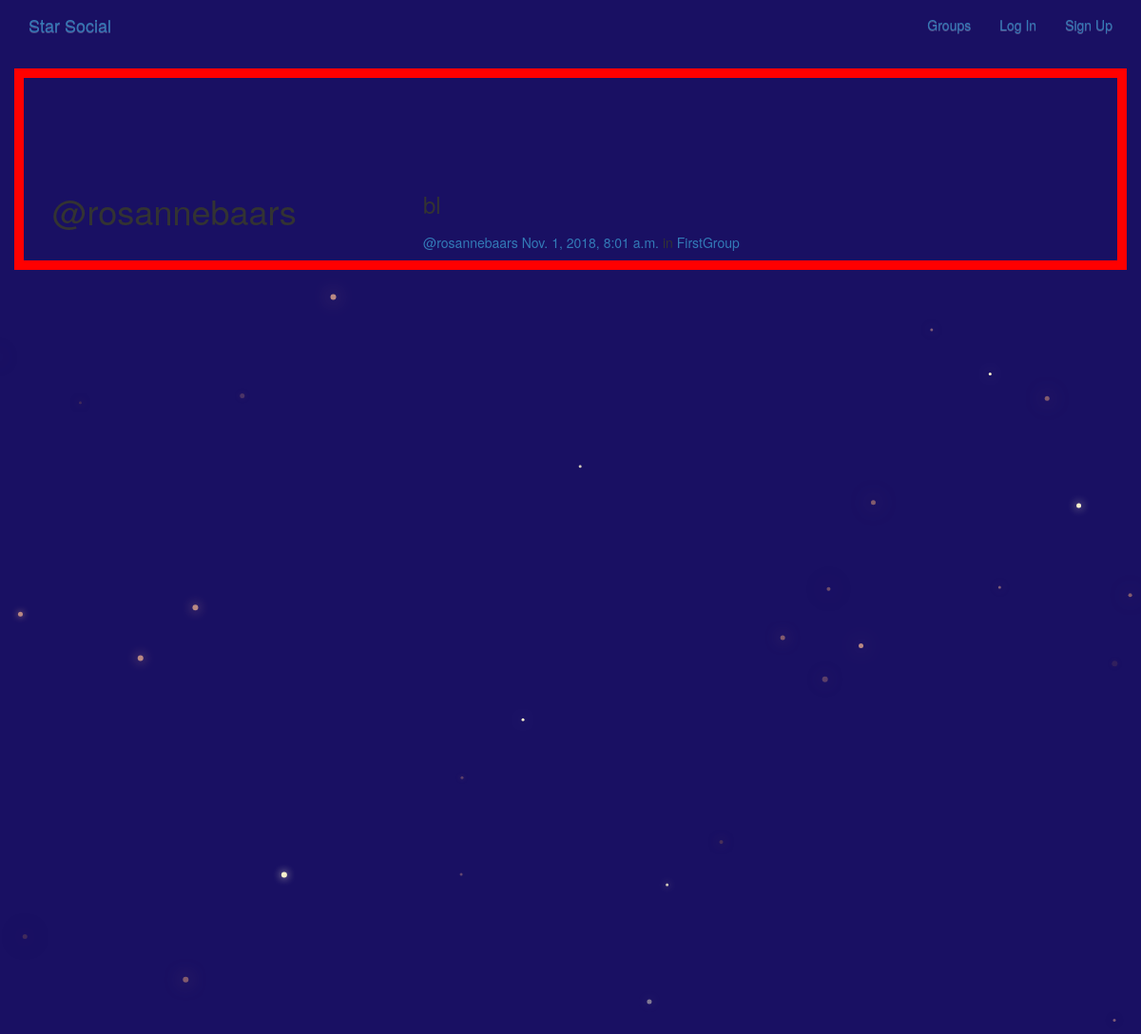
Screenshot of /posts/by/rosannebaars/ with the database file from the repository.
### posts/models.py (models this page shows, shortened)
class Post(models.Model):
    user = models.ForeignKey(User, related_name='posts', on_delete=models.CASCADE)
    created_at = models.DateTimeField(auto_now=True)
    message = models.TextField()
    message_html = models.TextField(editable=False)
    group = models.ForeignKey(Group, related_name = 'posts', null=True, blank=True, on_delete=models.CASCADE)
    class Meta:
        ordering = ['-created_at']
        unique_together = ['user', 'message']

### groups/models.py (models this page shows, shortened)
class Group(models.Model):
    name = models.CharField(max_length=255, unique=True)
    slug = models.SlugField(allow_unicode=True, unique=True)
    description = models.TextField(blank=True, default='')
    description_html = models.TextField(editable=False, default='', blank=True)
    members = models.ManyToManyField(User, through='GroupMember')
    class Meta:
        ordering = ['name']

### posts/views.py (the view)
# urls.py: path('by/<username>/', views.UserPosts.as_view(), name='for_user'),
class UserPosts(generic.ListView):
    model = models.Post
    template_name = 'posts/user_post_list.html'
    def get_queryset(self):
        try:
            self.post_user = User.objects.prefetch_related('posts').get(username__iexact=self.kwargs.get('username'))
        except User.DoesNotExist:
            raise Http404
        else:
            return self.post_user.posts.all()
    def get_context_data(self, **kwargs):
        context = super().get_context_data(**kwargs)
        context['post_user'] = self.post_user
        return context

### posts/templates/posts/user_post_list.html
{% extends "posts/post_base.html" %}
{% block prepost %}
  <div class="col-md-4">
    <h1>@{{post_user.username}}</h1>
  </div>
{% endblock %}
{% block post_content %}
<div class="col-md-8">
  {% for post in post_list %}
  {% include 'posts/_post.html' %}
  {% endfor %}
</div>
{% endblock %}

### posts/templates/posts/_post.html (shortened to what this page needs)
<div class="media">
	<h3>{{ post.message_html|safe }}</h3>
	<div class="media-body">
		<h5 class="mr-5"><a href="{% url 'posts:for_user' username=post.user.username %}">@{{ post.user.username }}</a>
			<time class="time"><a href="{% url 'posts:single' username=post.user.username pk=post.pk %}">{{ post.created_at }}</a></time>
			{% if post.group %}
			<span class="group-name">in <a href="#">{{ post.group.name }}</a></span>
			{% endif %}
		</h5>
  </div>
</div>

### static/css/master.css (style rules this page uses)
html, body { height: 100%; width: 100%; overflow: hidden; background: #191063; margin: 0; }

### rows the page displays
Post: message_html "bl", user.username "rosannebaars", created_at "Nov. 1, 2018, 8:01 a.m.", group.name "FirstGroup"

### other values shown
{{ post_user.username }} "rosannebaars"
